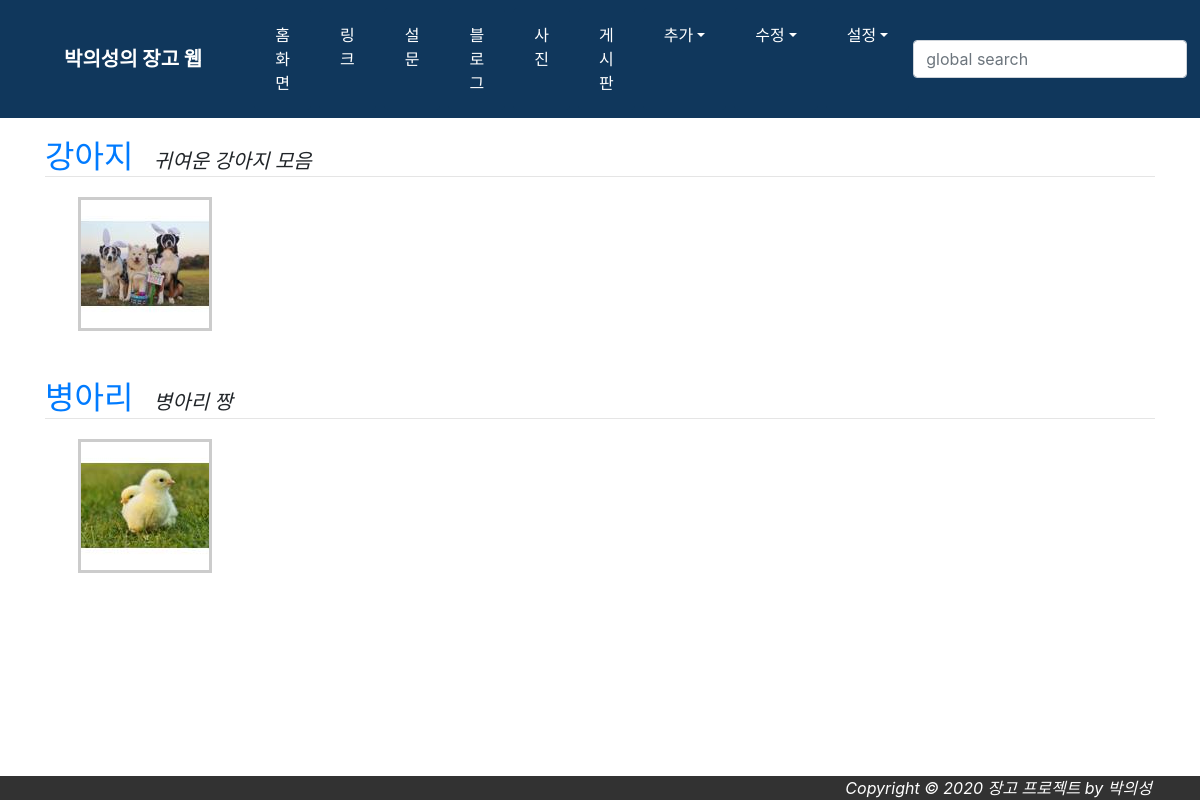
The app's page /photo/ with its own data.
### photo/models.py (models this page shows, shortened)
class Album(models.Model):
    name = models.CharField('NAME', max_length=30)
    description = models.CharField('One Line Description', max_length=100, blank=True)
    owner = models.ForeignKey('auth.User', on_delete=models.CASCADE, verbose_name='OWNER', blank=True, null=True)
    class Meta:
        ordering = ('name',)    #name으로 정렬하라

class Photo(models.Model):
    album = models.ForeignKey(Album, on_delete=models.CASCADE)
    title = models.CharField('TITLE', max_length=30)
    description = models.TextField('Photo Description', blank=True)
    image = ThumbnailImageField('IMAGE', upload_to='photo/%Y/%m')
    upload_dt = models.DateTimeField('UPLOAD DATE', auto_now_add=True)
    owner = models.ForeignKey('auth.User', on_delete=models.CASCADE, verbose_name='OWNER', blank=True, null=True)
    class Meta:
        ordering = ('title',)
    def get_absolute_url(self):
        return reverse('photo:photo_detail', args=(self.id,))

### photo/views.py (the view)
# urls.py: path('', views.AlbumLV.as_view(), name='index'),
class AlbumLV(ListView):
    model = Album

### photo/fields.py (called while the page is built)
    def _add_thumb(self, s):
        parts = s.split('.')
        parts.insert(-1, 'thumb')
        if parts[-1].lower() not in ('jpeg', 'jpg'):
            parts[-1] = 'jpg'
        return '.'.join(parts)

    @property
    def thumb_url(self):
        return self._add_thumb(self.url)

### photo/templates/photo/album_list.html (shortened to what this page needs)
{% extends "base.html" %}
{% block content %}
    {% for item in object_list %}
    <div class="mt-5">
        <a class="h2" href="{% url 'photo:album_detail' item.id %}">
            {{ item.name }}</a>&emsp;
        <span class="font-italic h5">{{ item.description }}</span>
    </div>
    <hr style="margin: 0 0 20px 0;">
    <div class="row">
        {% for photo in item.photo_set.all|slice:":5" %}
        <div class="ml-5">
            <div class="thumbnail">
                <a href="{{ photo.get_absolute_url }}">
                    <img src="{{ photo.image.thumb_url }}" style="width: 100%;">
                </a>
            </div>
        </div>
        {% endfor %}
    </div>
    {% endfor %}
{% endblock %}

### templates/base.html (shortened to what this page needs)
<!DOCTYPE html>
<html lang="ko">
<head>
    <link rel="stylesheet" href="https://stackpath.bootstrapcdn.com/bootstrap/4.3.1/css/bootstrap.min.css">
</head>
<body style="padding-top:90px;">
<nav class="navbar navbar-expand-lg navbar-dark bg-color fixed-top">
    <span class="navbar-brand mx-5 mb-0 font-weight-bold">박의성의 장고 웹</span>
    <div class="collapse navbar-collapse" id="navbarSupportedContent">
        <ul class="navbar-nav mr-auto">
            <li class="nav-item mx-1 btn btn-color">
                <a class="nav-link text-white" href="{% url 'home' %}">홈화면</a></li>
            <li class="nav-item mx-1 btn btn-color">
                <a class="nav-link text-white" href="{% url 'bookmark:index' %}">링크</a></li>
            <li class="nav-item mx-1 btn btn-color">
                <a class="nav-link text-white" href="{% url 'polls:index' %}">설문</a></li>
            <li class="nav-item mx-1 btn btn-color">
                <a class="nav-link text-white" href="{% url 'blog:index' %}">블로그</a></li>
            <li class="nav-item mx-1 btn btn-color">
                <a class="nav-link text-white" href="{% url 'photo:index' %}">사진</a></li>
			<li class="nav-item mx-1 btn btn-color">
                <a class="nav-link text-white" href="{% url 'board:index' %}">게시판</a></li>
            <li class="nav-item dropdown mx-1 btn btn-color">
                <a class="nav-link dropdown-toggle text-white" href="#" data-toggle="dropdown">추가</a>
            </li>
            <li class="nav-item dropdown mx-1 btn btn-color">
                <a class="nav-link dropdown-toggle text-white" href="#" data-toggle="dropdown">수정</a>
            </li>
            <li class="nav-item dropdown mx-1 btn btn-color">
                <a class="nav-link dropdown-toggle text-white" href="#" data-toggle="dropdown">설정</a>
            </li>
        </ul>
        <form class="form-inline my-2" action="" method="post"> {% csrf_token %}
            <input class="form-control mr-sm-2" type="search" placeholder="global search" name="search_word">
        </form>
    </div>
</nav>
<div class="container">
    {% block content %}
    {% endblock %}
</div>
{% block footer %}
<footer class="fixed-bottom footer-color">
    <div class="text-white font-italic text-right mr-5">Copyright &copy; 2020 장고 프로젝트 by 박의성</div>
</footer>
{% endblock %}
</body>
</html>

### photo/templates/photo/album_list.html (style rules this page uses)
.thumbnail { border: 3px solid #ccc; }

### templates/base.html (style rules this page uses)
.bg-color { background-color: #10375c; }
.btn-color { background-color: #10375c; border-color: #10375c; color: #FFF; }
.footer-color { background-color: #323232; }

### records on screen
Album: name "강아지", description "귀여운 강아지 모음"
Photo: shows a picture
Album: name "병아리", description "병아리 짱"
Photo: shows a picture
